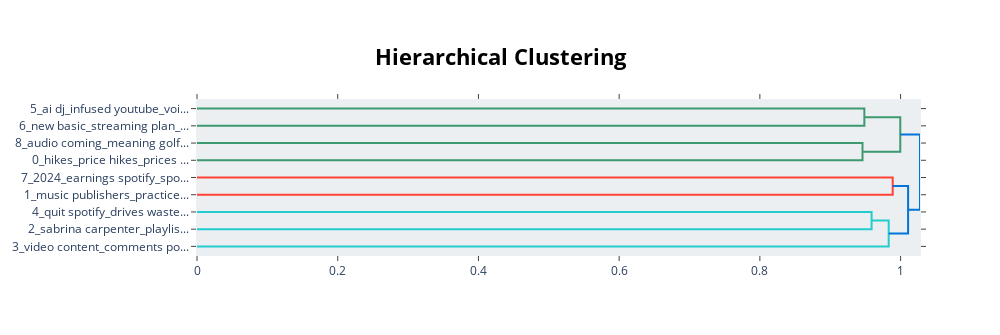

This figure's notebook cell:
### Code cell
# Visualise the topic hierarchy
topic_model.visualize_hierarchy(top_n_topics=9)

### Figure 1 — Plotly figure (JSON) as saved in the notebook; plotly's stock layout.template omitted (floating-point values rounded to 4 significant figures)
{"data": [{"hoverinfo": "text", "marker": {"color": "rgb(61,153,112)"}, "mode": "lines", "type": "scatter", "x": [0, 0.9485, 0.9485, 0], "xaxis": "x", "y": [-5, -5, -15, -15], "yaxis": "y"}, {"hoverinfo": "text", "marker": {"color": "rgb(61,153,112)"}, "mode": "lines", "type": "scatter", "x": [0, 0.9459, 0.9459, 0], "xaxis": "x", "y": [-25, -25, -35, -35], "yaxis": "y"}, {"hoverinfo": "text", "marker": {"color": "rgb(61,153,112)"}, "mode": "lines", "type": "scatter", "x": [0.9485, 0.9995, 0.9995, 0.9459], "xaxis": "x", "y": [-10, -10, -30, -30], "yaxis": "y"}, {"hoverinfo": "text", "marker": {"color": "rgb(255,65,54)"}, "mode": "lines", "type": "scatter", "x": [0, 0.9888, 0.9888, 0], "xaxis": "x", "y": [-45, -45, -55, -55], "yaxis": "y"}, {"hoverinfo": "text", "marker": {"color": "rgb(35,205,205)"}, "mode": "lines", "type": "scatter", "x": [0, 0.9588, 0.9588, 0], "xaxis": "x", "y": [-65, -65, -75, -75], "yaxis": "y"}, {"hoverinfo": "text", "marker": {"color": "rgb(35,205,205)"}, "mode": "lines", "type": "scatter", "x": [0.9588, 0.9831, 0.9831, 0], "xaxis": "x", "y": [-70, -70, -85, -85], "yaxis": "y"}, {"hoverinfo": "text", "marker": {"color": "rgb(0,116,217)"}, "mode": "lines", "type": "scatter", "x": [0.9888, 1.011, 1.011, 0.9831], "xaxis": "x", "y": [-50, -50, -77.5, -77.5], "yaxis": "y"}, {"hoverinfo": "text", "marker": {"color": "rgb(0,116,217)"}, "mode": "lines", "type": "scatter", "x": [0.9995, 1.028, 1.028, 1.011], "xaxis": "x", "y": [-20, -20, -63.75, -63.75], "yaxis": "y"}], "layout": {"autosize": false, "height": 335, "hoverlabel": {"bgcolor": "white", "font": {"family": "Rockwell", "size": 16}}, "hovermode": "closest", "plot_bgcolor": "#ECEFF1", "showlegend": false, "title": {"font": {"color": "Black", "size": 22}, "text": "<b>Hierarchical Clustering</b>", "x": 0.5, "xanchor": "center", "yanchor": "top"}, "width": 1000, "xaxis": {"mirror": "allticks", "rangemode": "tozero", "showgrid": false, "showline": true, "showticklabels": true, "ticks": "outside", "type": "linear", "zeroline": false}, "yaxis": {"mirror": "allticks", "range": [-90, 0], "rangemode": "tozero", "showgrid": false, "showline": true, "showticklabels": true, "tickmode": "array", "ticks": "outside", "ticktext": ["5_ai dj_infused youtube_voi...", "6_new basic_streaming plan_...", "8_audio coming_meaning golf...", "0_hikes_price hikes_prices ...", "7_2024_earnings spotify_spo...", "1_music publishers_practice...", "4_quit spotify_drives waste...", "2_sabrina carpenter_playlis...", "3_video content_comments po..."], "tickvals": [-5, -15, -25, -35, -45, -55, -65, -75, -85], "type": "linear", "zeroline": false}}}
